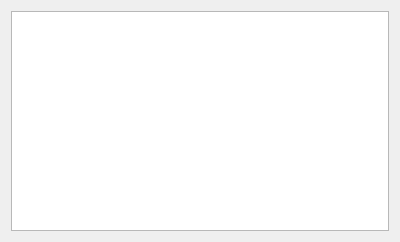
<?xml version="1.0" encoding="UTF-8"?>
<ui version="4.0">
 <class>particleListWidget</class>
 <widget class="QWidget" name="particleListWidget">
  <property name="geometry">
   <rect>
    <x>0</x>
    <y>0</y>
    <width>400</width>
    <height>242</height>
   </rect>
  </property>
  <property name="windowTitle">
   <string>Form</string>
  </property>
  <layout class="QGridLayout" name="gridLayout">
   <item row="0" column="0">
    <layout class="QVBoxLayout" name="verticalLayout_2">
     <item>
      <widget class="QTreeWidget" name="treeWidget">
       <attribute name="headerVisible">
        <bool>false</bool>
       </attribute>
       <column>
        <property name="text">
         <string notr="true">1</string>
        </property>
       </column>
      </widget>
     </item>
    </layout>
   </item>
  </layout>
 </widget>
 <resources/>
 <connections/>
</ui>
